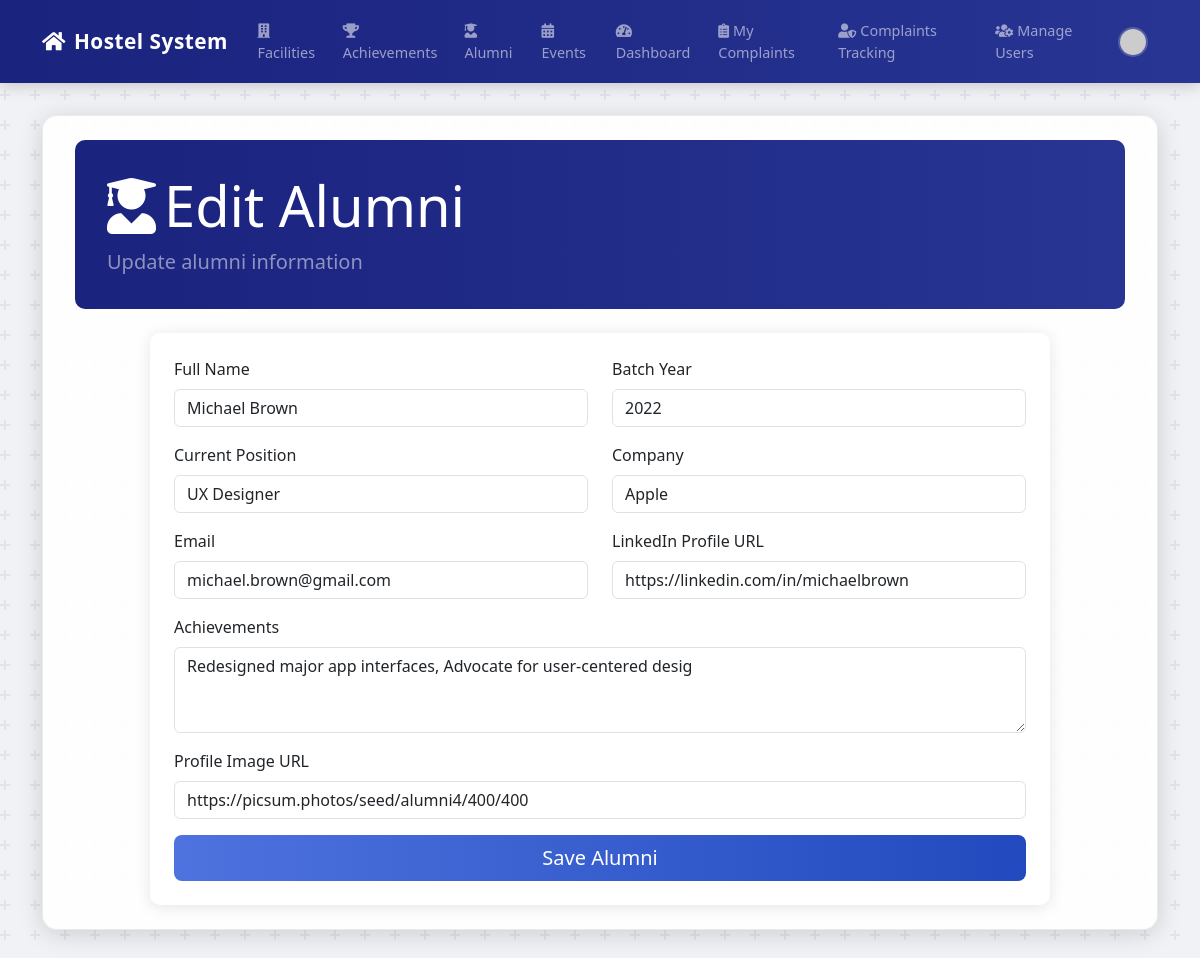
Page /admin/alumni/edit/4 (signed in) on the committed database.
### app.py (models this page shows)
class Alumni(db.Model):
    id = db.Column(db.Integer, primary_key=True)
    name = db.Column(db.String(100), nullable=False)
    batch_year = db.Column(db.String(4), nullable=False)
    current_position = db.Column(db.String(100))
    company = db.Column(db.String(100))
    linkedin = db.Column(db.String(200))
    email = db.Column(db.String(120))
    achievements = db.Column(db.Text)
    image_url = db.Column(db.String(200))
    created_at = db.Column(db.DateTime, nullable=False, default=datetime.utcnow)

### app.py (the view, shortened to what this page needs)
@app.route('/admin/alumni/edit/<int:id>', methods=['GET', 'POST'])
@login_required
@admin_required
def edit_alumni(id):
    alumni = Alumni.query.get_or_404(id)
    form = AlumniForm(obj=alumni)
    return render_template('add_alumni.html', title='Edit Alumni', form=form, alumni=alumni)

### app.py
class AlumniForm(FlaskForm):
    name = StringField('Full Name', validators=[DataRequired()])
    batch_year = StringField('Batch Year', validators=[DataRequired()])
    current_position = StringField('Current Position', validators=[DataRequired()])
    company = StringField('Company')
    linkedin = StringField('LinkedIn Profile URL')
    email = StringField('Email', validators=[Optional(), Email()])
    achievements = TextAreaField('Achievements')
    image_url = StringField('Profile Image URL')
    submit = SubmitField('Save Alumni')

### app.py (called while the page is built)
def admin_required(f):
    @wraps(f)
    def decorated_function(*args, **kwargs):
        if not current_user.is_authenticated or current_user.role != 'HMC Admin':
            flash('You do not have permission to access this page.', 'danger')
            return redirect(url_for('home'))
        return f(*args, **kwargs)
    return decorated_function

@login_manager.user_loader
def load_user(user_id):
    return User.query.get(int(user_id))

### templates/add_alumni.html (shortened to what this page needs)
{% extends "base.html" %}
{% block content %}
<div class="container-md py-4">
    <div class="dashboard-header mb-4">
        <div class="row align-items-center">
            <div class="col-lg-8">
                <h1 class="display-4 text-white mb-2">
                    <i class="fas fa-user-graduate me-2"></i>{{ 'Edit' if alumni else 'Add' }} Alumni
                </h1>
                <p class="lead text-white-50 mb-0">{{ 'Update' if alumni else 'Add new' }} alumni information</p>
            </div>
        </div>
    </div>
    <div class="form-section">
        <div class="card">
            <div class="card-body p-4">
                <form method="POST" action="">
                    <div class="row">
                        <div class="col-md-6 mb-3">
                            {{ form.name.label(class="form-label") }}
                            {{ form.name(class="form-control") }}
                        </div>
                        <div class="col-md-6 mb-3">
                            {{ form.batch_year.label(class="form-label") }}
                            {{ form.batch_year(class="form-control") }}
                        </div>
                    </div>
                    <div class="row">
                        <div class="col-md-6 mb-3">
                            {{ form.current_position.label(class="form-label") }}
                            {{ form.current_position(class="form-control") }}
                        </div>
                        <div class="col-md-6 mb-3">
                            {{ form.company.label(class="form-label") }}
                            {{ form.company(class="form-control") }}
                        </div>
                    </div>
                    <div class="row">
                        <div class="col-md-6 mb-3">
                            {{ form.email.label(class="form-label") }}
                            {{ form.email(class="form-control") }}
                        </div>
                        <div class="col-md-6 mb-3">
                            {{ form.linkedin.label(class="form-label") }}
                            {{ form.linkedin(class="form-control") }}
                        </div>
                    </div>
                    <div class="mb-3">
                        {{ form.achievements.label(class="form-label") }}
                        {{ form.achievements(class="form-control", rows=3) }}
                    </div>
                    <div class="mb-3">
                        {{ form.image_url.label(class="form-label") }}
                        {{ form.image_url(class="form-control") }}
                    </div>
                    <div class="d-grid">
                        {{ form.submit(class="btn btn-primary btn-lg") }}
                    </div>
                </form>
            </div>
        </div>
    </div>
</div>
{% endblock %}

### templates/base.html (style rules this page uses)
body { background-color: #f0f2f5; }
.container-md { background-color: rgba(255, 255, 255, 0.92); border-radius: 15px; box-shadow: 0 4px 25px rgba(0, 0, 0, 0.15); padding: 2rem; margin-top: 2rem; margin-bottom: 2rem; border: 1px solid rgba(0,0,0,0.08); }
.dashboard-header, .hero-section { border-radius: 10px; position: relative; overflow: hidden; }
.btn-primary { border: none; transition: all 0.3s ease; }

### templates/add_alumni.html (style rules this page uses)
.dashboard-header { background: linear-gradient(to right, #1a237e, #283593); padding: 2rem; border-radius: 10px; margin-bottom: 2rem; color: white; }
.form-section { max-width: 900px; margin: 0 auto; }
.card { border: none; box-shadow: 0 2px 15px rgba(0,0,0,0.1); border-radius: 10px; }

### rows in the picture
Alumni: name "Michael Brown", batch_year "2022", current_position "UX Designer", company "Apple", email "michael.brown@gmail.com", linkedin "https://linkedin.com/in/michaelbrown", achievements "Redesigned major app interfaces, Advocate for user-centered desig", image_url "https://picsum.photos/seed/alumni4/400/400"

### other values in the picture
{{ 'Edit' if alumni else 'Add' }} "Edit"
{{ 'Update' if alumni else 'Add new' }} "Update"
